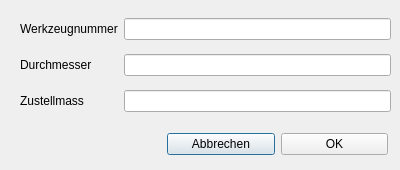
<?xml version="1.0" encoding="UTF-8"?>
<ui version="4.0">
 <class>Dialog_saege</class>
 <widget class="QDialog" name="Dialog_saege">
  <property name="geometry">
   <rect>
    <x>0</x>
    <y>0</y>
    <width>400</width>
    <height>170</height>
   </rect>
  </property>
  <property name="windowTitle">
   <string>Saege</string>
  </property>
  <widget class="QWidget" name="layoutWidget">
   <property name="geometry">
    <rect>
     <x>20</x>
     <y>10</y>
     <width>371</width>
     <height>111</height>
    </rect>
   </property>
   <layout class="QGridLayout" name="gridLayout">
    <item row="0" column="0">
     <widget class="QLabel" name="label_nr">
      <property name="text">
       <string>Werkzeugnummer</string>
      </property>
     </widget>
    </item>
    <item row="0" column="1">
     <widget class="QLineEdit" name="lineEdit_nr"/>
    </item>
    <item row="1" column="0">
     <widget class="QLabel" name="label_dm">
      <property name="text">
       <string>Durchmesser</string>
      </property>
     </widget>
    </item>
    <item row="2" column="0">
     <widget class="QLabel" name="label_zustm">
      <property name="text">
       <string>Zustellmass</string>
      </property>
     </widget>
    </item>
    <item row="1" column="1">
     <widget class="QLineEdit" name="lineEdit_dm"/>
    </item>
    <item row="2" column="1">
     <widget class="QLineEdit" name="lineEdit_zustm"/>
    </item>
   </layout>
  </widget>
  <widget class="QWidget" name="layoutWidget">
   <property name="geometry">
    <rect>
     <x>167</x>
     <y>130</y>
     <width>221</width>
     <height>29</height>
    </rect>
   </property>
   <layout class="QHBoxLayout" name="horizontalLayout">
    <item>
     <widget class="QPushButton" name="pushButton_abbrechen">
      <property name="text">
       <string>Abbrechen</string>
      </property>
     </widget>
    </item>
    <item>
     <widget class="QPushButton" name="pushButton_ok">
      <property name="text">
       <string>OK</string>
      </property>
     </widget>
    </item>
   </layout>
  </widget>
 </widget>
 <tabstops>
  <tabstop>pushButton_ok</tabstop>
  <tabstop>lineEdit_nr</tabstop>
  <tabstop>lineEdit_dm</tabstop>
  <tabstop>lineEdit_zustm</tabstop>
  <tabstop>pushButton_abbrechen</tabstop>
 </tabstops>
 <resources/>
 <connections/>
</ui>
